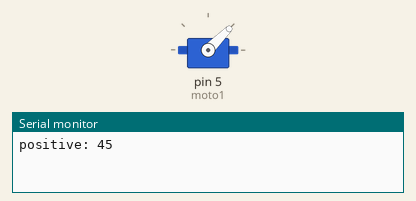
A sketch run on a simulated Arduino Uno, built with avr-gcc and run on an emulated ATmega328P. Parts: servo, the last lines printed to the serial monitor.

Above: at 0.05 s.
At 10.0 s:
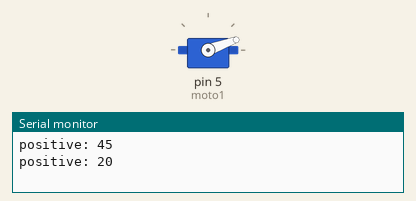
Timing chart, 0 to 13.0 s (numbered marks = the images above):
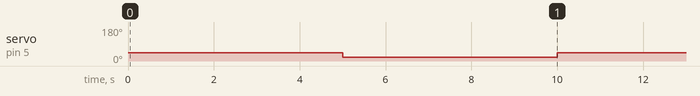

Measured:
- by itself, servo on pin 5 (moto1): alternates 45° for 5.0 s and 20° for 5.0 s

The sketch:

servo.ino
```cpp
#define moto1 5
#define moto2 3

#include <Servo.h>

Servo servo;  // create servo object to control a servo

int pos = 0;    // variable to store the servo position

void setup() {
  Serial.begin(9600);
  servo.attach(moto1);  // attaches the servo on pin 9 to the servo object
}

void loop() {
  servo.write(45);                   // tell servo to go to position in variable 'pos'
  Serial.print("positive: ");
  Serial.println(45);
  delay(5000);                          // waits 10ms for the servo to reach the position
  servo.write(20);                   // tell servo to go to position in variable 'pos'
  Serial.print("positive: ");
  Serial.println(20);
  delay(5000);
  //  for (pos = 0; pos <= 90; pos += 1) { // rotate from 0 degrees to 180 degrees
  //    // in steps of 1 degree
  //    servo.write(pos);                   // tell servo to go to position in variable 'pos'
  //    Serial.print("positive: ");
  //    Serial.println(pos);
  //    delay(10);                          // waits 10ms for the servo to reach the position
  //  }
  //
  //  for (pos = 90; pos >= 0; pos -= 1) { // rotate from 180 degrees to 0 degrees
  //    servo.write(pos);                   // tell servo to go to position in variable 'pos'
  //    Serial.print("negative: ");
  //    Serial.println(pos);
  //    delay(10);                          // waits 10ms for the servo to reach the position
  //  }
}
```
